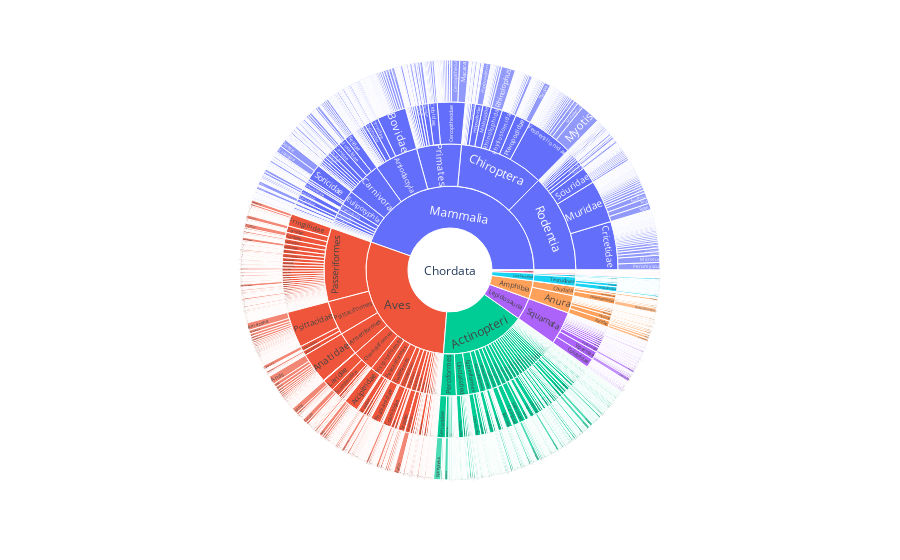

Here is the notebook cell this chart was saved with:
### Code cell
import plotly.express as px
import pandas as pd
import plotly

data = pd.read_csv('taxon_host.csv')
data = data.fillna(value='Unclassfied')
fig = px.sunburst(data,path=['Phylum','Class','Order','Family','Genus'])
fig.show()

plotly.offline.plot(fig,filename='Host_taxon.html')

### Figure 1 — Plotly figure (JSON) as saved in the notebook; plotly's stock layout.template omitted (floating-point values rounded to 4 significant figures; data arrays with more than 128 entries replaced by an {"elided": "..."} marker saying what was removed)
{"data": [{"branchvalues": "total", "domain": {"x": [0, 1], "y": [0, 1]}, "hovertemplate": "labels=%{label}<br>count=%{value}<br>parent=%{parent}<br>id=%{id}<extra></extra>", "ids": {"elided": "2339 str values"}, "labels": {"elided": "2339 str values"}, "name": "", "parents": {"elided": "2339 str values"}, "type": "sunburst", "values": {"elided": "2339 int values"}}], "layout": {"legend": {"tracegroupgap": 0}, "margin": {"t": 60}}}
